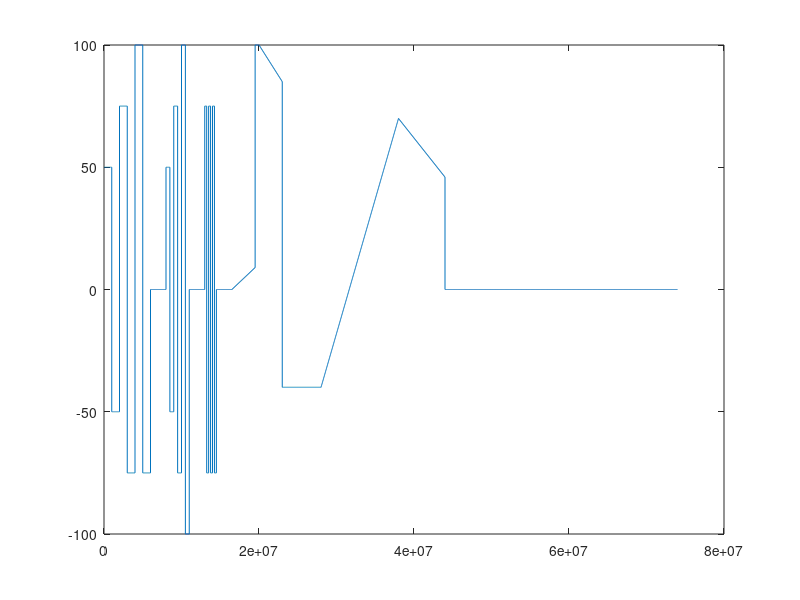

Here is the MATLAB script that generated this plot:


clc;clear all;close all

sampleRate =  0.005 *1e6; % (seconds) * 1e6
duration = [1,1,1,1,1,1,0002,.5,.5,.5,.5,.5,.5,0002,.25,.25,.25,.25,.25,.25,0002,3,.5,3,5,10,6,30]*1e6/sampleRate;
value = [50, -50,75, -75, 100,-75,0,50, -50,75, -75, 100,-100,0,75, -75,75, -75, 75,-75,000,.015,100,-.025,-40,.055,-.02,000];
type = [0,0,0,0,0,0,0,0,0,0,0,0,0,0,0,0,0,0,0,0,000,1,0,1,0,1,1,0];


t = [0:sampleRate:sum(duration)*sampleRate];
y = [];
pos = 1;
count_inside = 0;
totalCount=1;  

while(pos <= length(value))
    
    if(count_inside < duration(pos))
        
        if(type(pos) == 0) % block
            y(totalCount) = value(pos);
        else
            y(totalCount) = value(pos)*count_inside + last_value;
        end

        count_inside = count_inside+1;
        totalCount = totalCount+1;
        
    else
        last_value = y(totalCount-1);
        pos = pos+1;
        count_inside = 0;
    end
    
    
end

figure
y=[ y  y(end)  ];
stairs(t,y)
size(t);
size(y);
sum(duration);